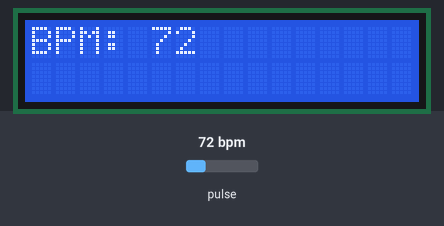
Simulated run of this sketch. Board: Arduino Uno, built with avr-gcc and run on an emulated ATmega328P. Shown: 16×2 character LCD. Inputs (shaded band) come from the test bench; at power-on: pulse 72 bpm. What the sketch prints to the serial monitor is not drawn.

Above: at 1.4 s.
1.5 s: pulse set to 42 bpm
At 3.1 s:
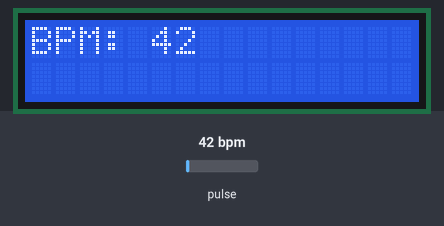
3.7 s: pulse set to 70 bpm
At 4.1 s:
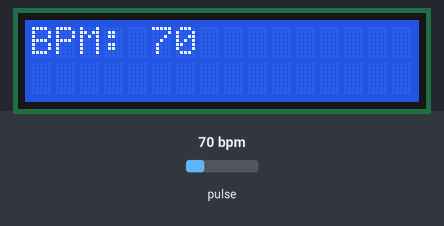
5.2 s: pulse set to 100 bpm
At 6.6 s:
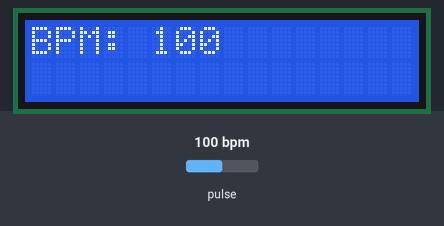
Timing chart, 0 to 8.2 s (numbered marks = the images above; inputs shaded):
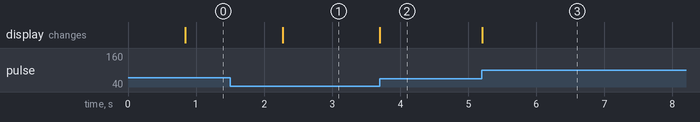

Measured:
- after the input at 1.5 s, the display: changes after 0.77 s (image 1)
- after the input at 3.7 s, the display: changes at once (image 2)
- after the input at 5.2 s, the display: changes at once (image 3)

The sketch:

ModuloDeSensorCardiaco.ino
```cpp
#include <LiquidCrystal.h>;

#define USE_ARDUINO_INTERRUPTS true
#include <PulseSensorPlayground.h>

//  Variables
LiquidCrystal lcd(13, 12, 11, 10, 9, 8);

const int PulseWire = 0;  // PulseSensor se conectara al PIN ANALOGICO 0
int Threshold = 550;      // Determina qué señal "contar como un latido" y cuál ignorar.

PulseSensorPlayground pulseSensor;  // Crea una instancia del objeto PulseSensorPlayground llamada "pulseSensor"

void setup() {
  lcd.begin(16, 2); //Iniciazlizacion de la pantalla LCD

  Serial.begin(9600);  // For Serial Monitor

  // Configura el objeto PulseSensor, asignándole nuestras variables.
  pulseSensor.analogInput(PulseWire);
  pulseSensor.setThreshold(Threshold);

  // Vuelve a verificar que se haya creado el objeto "pulseSensor" y que comenzó a ver una señal.
  if (pulseSensor.begin()) {
    Serial.println("Sensor de pulso Iniciado");
    lcd.setCursor(0, 0);
    lcd.print("Sensor de pulso Iniciado");
  }
  lcd.clear();
  lcd.setCursor(0, 0);
  lcd.print("BPM: ");
}

void loop() {
  int myBPM = pulseSensor.getBeatsPerMinute();  // pulseSensor devuelve BPM como un "int".
  if (pulseSensor.sawStartOfBeat()) {           // Prueba constantemente para ver si "sucedió un latido"
    Serial.print("BPM: ");                      // Se imprime "BPM: "
    Serial.println(myBPM);                      // Se imprime el valor de myBPM.
    lcd.setCursor(5,0);                         // Se coloca en la posicion x=5,y=0 del LCD
    lcd.print(myBPM);                           // Se imprime el valor myBPM en el LCD respectivamente del cursosr
  }
  delay(10);
}
```
